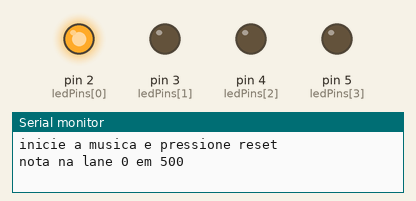
This sketch was run on a simulated Arduino Uno, built with avr-gcc and run on an emulated ATmega328P. On the bench: output pins drawn as LEDs (lit = HIGH), the last lines printed to the serial monitor.

Above: at 2.55 s.
At 3.29 s:
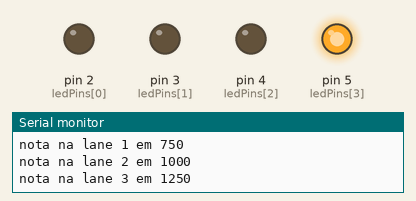
At 3.8 s:
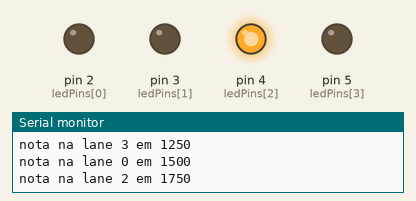
At 4.2 s:
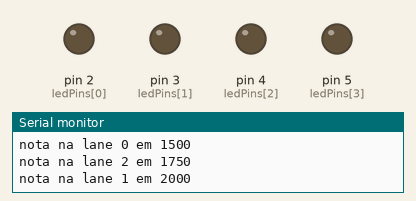
Timing chart, 0 to 5.7 s (numbered marks = the images above):
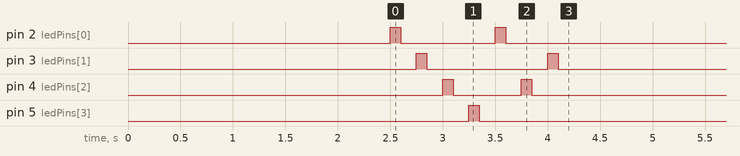

Measured:
- by itself, pin 2 (ledPins[0]): alternates HIGH for 0.10 s and LOW for 0.90 s, 4 changes in all, then stays LOW
- by itself, pin 3 (ledPins[1]): alternates HIGH for 0.10 s and LOW for 1.1 s, 4 changes in all, then stays LOW
- by itself, pin 4 (ledPins[2]): alternates HIGH for 0.10 s and LOW for 0.65 s, 4 changes in all, then stays LOW
- by itself, pin 5 (ledPins[3]): LOW → HIGH at 3.2 s, → LOW 0.10 s later

The sketch:

osu_mania_input_handler.ino
```cpp
#include <Arduino.h>

struct Note {
  unsigned long time;
  byte lane;
};

// Beatmap - exemplo (Hard)
Note beatmap[] = {
  {500, 0}, {750, 1}, {1000, 2}, {1250, 3},
  {1500, 0}, {1750, 2}, {2000, 1}
};
const int totalNotes = sizeof(beatmap) / sizeof(Note);

const int ledPins[] = {2, 3, 4, 5};
int currentNote = 0;
unsigned long startTime;

void setup() {
  for (int i = 0; i < 4; i++) {
    pinMode(ledPins[i], OUTPUT);
    digitalWrite(ledPins[i], LOW);
  }

  Serial.begin(115200);
  Serial.println("inicie a musica e pressione reset");
  delay(2000);
  startTime = millis();
}

void loop() {
  unsigned long now = millis() - startTime;

  if (currentNote < totalNotes && now >= beatmap[currentNote].time) {
    int lane = beatmap[currentNote].lane;
    digitalWrite(ledPins[lane], HIGH);
    Serial.print("nota na lane ");
    Serial.print(lane);
    Serial.print(" em ");
    Serial.println(now);

    delay(100);
    digitalWrite(ledPins[lane], LOW);

    currentNote++;
  }
}
```
